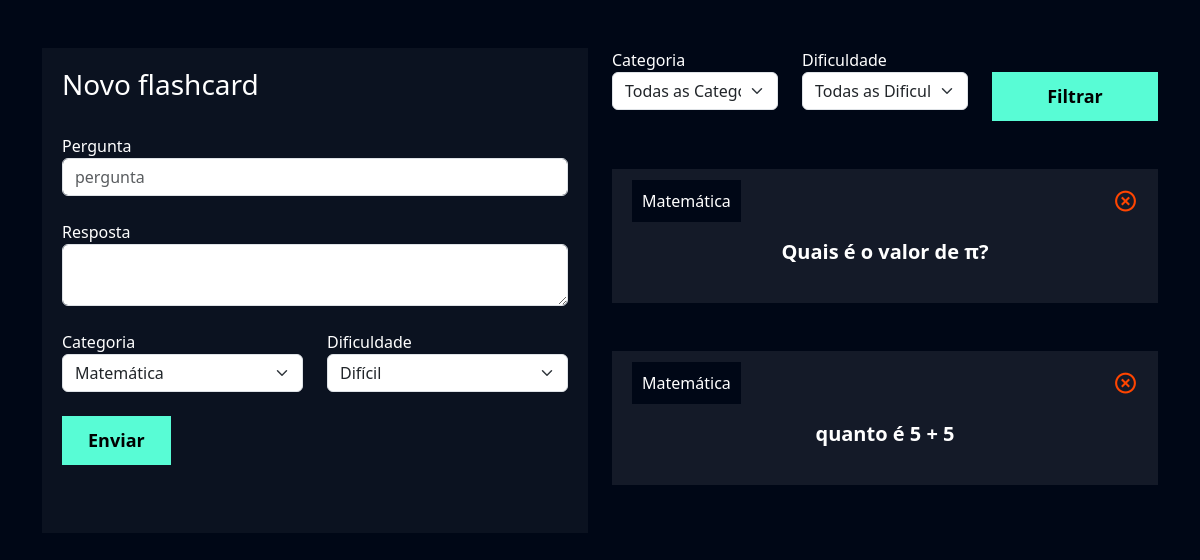
Screenshot of /flashcard/novo_flashcard/ (signed in) with the database file from the repository.
### flashcard/models.py (models this page shows, shortened)
class Flashcard(models.Model):
    DIFICULDADE_CHOICES = (('D', 'Difícil'), ('M', 'Médio'), ('F', 'Fácil'))
    user = models.ForeignKey(User, on_delete=models.DO_NOTHING)
    pergunta = models.CharField(max_length=100)
    resposta = models.TextField()
    categoria = models.ForeignKey(Categoria, on_delete=models.DO_NOTHING)
    dificuldade = models.CharField(max_length=1, choices=DIFICULDADE_CHOICES)

class Categoria(models.Model):
    nome = models.CharField(max_length=20)
    def __str__(self):
        return self.nome

### flashcard/views.py (the view, shortened to what this page needs)
# urls.py: path('novo_flashcard/', views.novo_flashcard, name="novo_flashcard"),
def novo_flashcard(request):
    if not request.user.is_authenticated:
        return redirect('/usuarios/logar')
    if request.method == "GET":
        categorias = Categoria.objects.all()
        dificuldades = Flashcard.DIFICULDADE_CHOICES
        flashcards = Flashcard.objects.filter(user=request.user)
        categoria_filtrar = request.GET.get('categoria')
        dificuldade_filtrar = request.GET.get('dificuldade')
        if categoria_filtrar:
            flashcards = flashcards.filter(categoria__id = categoria_filtrar)
        if dificuldade_filtrar:
            flashcards = flashcards.filter(dificuldade = dificuldade_filtrar)
        return render(request, 'novo_flashcard.html', {'categorias': categorias,'dificuldades': dificuldades, 'flashcards': flashcards})

### flashcard/templates/novo_flashcard.html (shortened to what this page needs)
{% extends "base.html" %}
{% load static %}
{% block 'cabecalho' %}
 <link href="{% static 'usuarios/css/cadastro.css' %}" rel="stylesheet">
 <link href='https://unpkg.com/boxicons@2.1.4/css/boxicons.min.css' rel='stylesheet'>
 <link href="{% static 'flashcard/css/novo_flashcard.css' %}" rel="stylesheet">
{% endblock 'cabecalho' %}
{% block 'conteudo' %}
    <div class="container">
        <br>
        <br>
        <div class="row">
            <div class="col-md">
                <div class="box-form">
                    <form action="{% url 'novo_flashcard' %}" method="POST"> {% csrf_token %}
                            <h3>Novo flashcard</h3>
                        <br>
                        <label>Pergunta</label>
                        <input type="text" class="form-control" placeholder="pergunta" name="pergunta">
                        <br>
                        <label>Resposta</label>
                        <textarea class="form-control" name="resposta"></textarea>
                        <br>
                        <div class="row">
                            <div class="col-md">
                                <label for="">Categoria</label>
                                <select class="form-select" name="categoria">
                                    {% for categoria in categorias %}
                                        <option value="{{ categoria.id }}">{{ categoria.nome }}</option>
                                    {% endfor %}
                                </select>
                            </div>
                            <div class="col-md">
                                <label for="">Dificuldade</label>
                                <select class="form-select" name="dificuldade">
                                    {% for dificuldade in dificuldades %}
                                        <option value="{{dificuldade.0}}">{{dificuldade.1}}</option>
                                    {% endfor %}
                                </select>
                            </div>
                        </div>
                        <br>
                        <input type="submit" value="Enviar" class="btn-cadastro">
                        <br>
                        <br>
                        <br>
                    </form>
                </div>
            </div>
            <div class="col-md">
                <form action="{% url 'novo_flashcard' %}" method="GET">{% csrf_token %}
                    <div class="row">
                        <div class="col-md">
                            <label for="">Categoria</label>
                            <select name="categoria" id="" class="form-select">
                                <option value="">Todas as Categorias</option>
                            </select>
                        </div>
                        <div class="col-md">
                            <label for="">Dificuldade</label>
                            <select name="dificuldade" id="" class="form-select">
                                <option value="">Todas as Dificuldades</option>
                            </select>
                        </div>
                        <div class="col-md">
                            <br>
                            <input type="submit" style="width: 100%" value="Filtrar" class="btn-cadastro">
                        </div>
                    </div>
                </form>
                <br>
                <br>
                {% for flash in flashcards %}
                    <div class="box-new-flashcard" onclick="flip_card({{flash.id}})">
                        <div class="flashcard ">
                            <div class="flashcard-categoria">
                                {{flash.categoria}}
                            </div>
                            <a href="{% url 'deletar_flashcard' flash.id %}"><i class='icone-exit bx bx-x-circle'></i></a>
                            <br>
                            <br>
                            <div class="flashcard-box-item">
                                <p class="flashcard-item">{{flash.pergunta}}</p>
                            </div>
                        </div>
                    </div>
                    <br>
                    <br>
                {% endfor %}
            </div>
        </div>
    </div>
{% endblock 'conteudo' %}

### templates/static/geral/css/base.css (style rules this page uses)
:root { --main-color: #0b1526; --dark-color: #000716; --secondary-dark-color: rgb(15, 2, 26); --light-color: #00c1f3; --contrast-color: #f4c96b; --differential-color: #58fcd5; }
body { background-color: var(--dark-color) !important; color: white !important; }

### templates/static/usuarios/css/cadastro.css (style rules this page uses)
* { margin: 0; padding: 0; }
.box-form { padding: 20px; background-color: rgba(217,217,217, .05); color: white !important; }
.btn-cadastro { padding: 10px; background-color: #58fcd5; border: none; border: 1px solid #58fcd5; font-size: 18px; font-weight: bold; padding-left: 25px; padding-right: 25px; }

### templates/static/flashcard/css/novo_flashcard.css (style rules this page uses)
.flashcard { background-color: rgba(255, 255, 255, .08); padding: 20px; }
.flashcard-box-item { text-align: center; }
.flashcard p { font-size: 20px; font-weight: bold; cursor: pointer; }
.flashcard-categoria { background-color: var(--dark-color); display: inline; padding: 10px; }
.icone-exit { float: right; font-size: 25px; color: orangered; }

### rows the page displays
Flashcard: categoria "Matemática", pergunta "Quais é o valor de π?"
Flashcard: categoria "Matemática", pergunta "quanto é 5 + 5"

### other values shown
form field categoria "Matemática"
form field dificuldade "Difícil"
